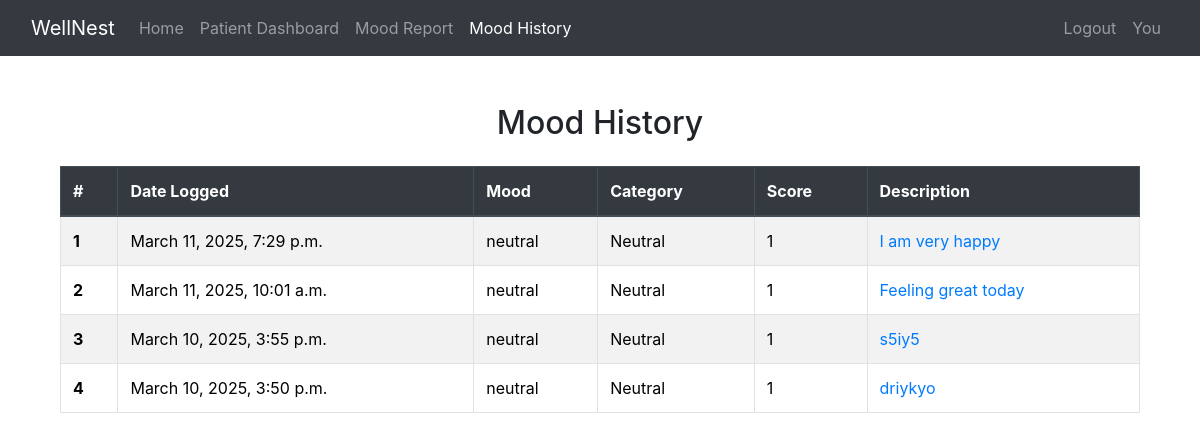
/mood_history/ (signed in), run on an earlier commit of the app's database.
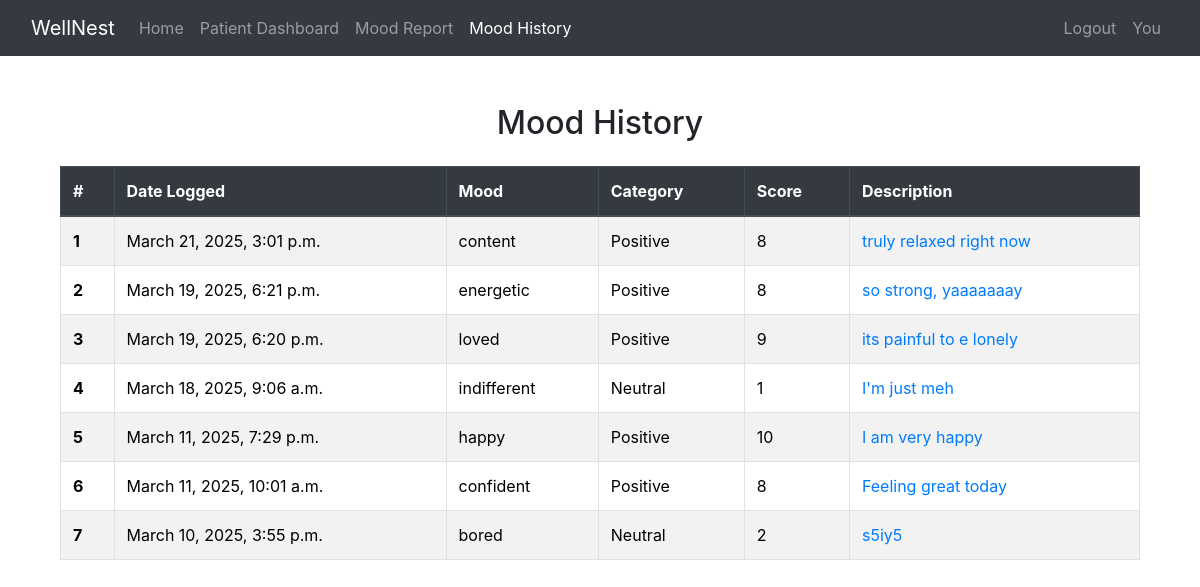
And on a later commit of the database.
### website/models.py (models this page shows, shortened)
class MoodEntry(models.Model):
    user = models.ForeignKey(User, on_delete=models.CASCADE)
    mood = models.CharField(max_length=50, choices=[(m[0], m[0]) for m in MOODS])
    category = models.CharField(max_length=10, choices=MOOD_CATEGORIES, default='Neutral')
    score = models.IntegerField(default = 1)
    description = models.TextField(blank=True, null=True)
    date_logged = models.DateTimeField(auto_now_add=True)

### website/views.py (the view)
# urls.py: path('mood_history/', views.mood_history, name='mood_history'),
@login_required
def mood_history(request):
    mood_entries = MoodEntry.objects.filter(user=request.user).order_by('-date_logged')
    mood_data = {
        "dates": [entry.date_logged.strftime('%Y-%m-%d') for entry in mood_entries],
        "scores": [entry.score for entry in mood_entries],
    }
    return render(request, 'mood_tracker/mood_history.html', {
        'mood_entries': mood_entries,  # Use 'mood_entries' to match the template
        'mood_data': json.dumps(mood_data)  # Send JSON data to the template
    })

### website/templates/mood_tracker/mood_history.html
{% extends 'base.html' %}
{% block content %}
<div class="container mt-4">
    <h2 class="text-center mb-4">Mood History</h2>
    <div class="table-responsive">
        <table class="table table-striped table-hover table-bordered">
            <thead class="thead-dark">
                <tr>
                    <th scope="col">#</th>
                    <th scope="col">Date Logged</th>
                    <th scope="col">Mood</th>
                    <th scope="col">Category</th>
                    <th scope="col">Score</th>
                    <th scope="col">Description</th>
                </tr>
            </thead>
            <tbody>
                {% for entry in mood_entries %}
                <tr>
                    <th scope="row">{{ forloop.counter }}</th>
                    <td>{{ entry.date_logged }}</td>
                    <td>{{ entry.mood }}</td>
                    <td>{{ entry.category }}</td>
                    <td>{{ entry.score }}</td>
                    <td>
                        <a href="{% url 'update_mood' entry.id %}" class="text-decoration-none text-primary">{{ entry.description }}</a>
                    </td>
                </tr>
                {% endfor %}
            </tbody>
        </table>
    </div>
</div>
{% endblock %}

### website/templates/base.html (shortened to what this page needs)
{%load static %}
<!DOCTYPE html>
<html lang="en">
<head>
    <link
      href="https://cdn.jsdelivr.net/npm/bootstrap@5.3.3/dist/css/bootstrap.min.css"
      rel="stylesheet"
    />
    <link href="https://stackpath.bootstrapcdn.com/bootstrap/4.5.2/css/bootstrap.min.css" rel="stylesheet">
    <link rel="stylesheet" href="{% static 'css/main.css' %}">
</head>
<body>
    {% include 'navbar.html' %}
    <div class="container">
      <br />
      {% block content %}
      {% endblock %}
    </div>
</body>
</html>

### website/templates/navbar.html (shortened to what this page needs)
<nav class="navbar navbar-expand-lg navbar-dark bg-dark sticky-top">
  <div class="container-fluid">
    <a class="navbar-brand" href="#">WellNest</a>
    <div class="collapse navbar-collapse" id="navbarSupportedContent">
      <ul class="navbar-nav me-auto mb-2 mb-lg-0">
        <li class="nav-item">
          <a class="nav-link {% if request.resolver_match.url_name == 'home' %}active{% endif %}" href="{% url 'home' %}">Home</a>
        </li>
        {% if user.is_authenticated %}
          {% if user.userprofile.role == "professional" %}
              <li class="nav-item">
                  <a class="nav-link {% if request.resolver_match.url_name == 'professional_dashboard' %}active{% endif %}" href="{% url 'professional_dashboard' %}">Professional Dashboard</a>
              </li>
              <li class="nav-item">
                <a class="nav-link {% if request.resolver_match.url_name == 'professional_profile' %}active{% endif %}" href="{% url 'professional_profile' %}">Professional Profile</a>
            </li>
          {% elif user.userprofile.role == "patient" %}
              <li class="nav-item">
                  <a class="nav-link {% if request.resolver_match.url_name == 'patient_dashboard' %}active{% endif %}" href="{% url 'patient_dashboard' %}">Patient Dashboard</a>
              </li>
              <li class="nav-item">
                <a class="nav-link {% if request.resolver_match.url_name == 'mood_report' %}active{% endif %}" href="{% url 'mood_report' %}">Mood Report</a>
            </li>
              <li class="nav-item">
                <a class="nav-link {% if request.resolver_match.url_name == 'mood_history' %}active{% endif %}" href="{% url 'mood_history' %}">Mood History</a>
            </li>
          {% endif %}
        {% endif %}
      </ul>
      <ul class="navbar-nav ms-auto">
        {% if user.is_authenticated %}
          <li class="nav-item">
              <a class="nav-link" href="{% url 'logout' %}">Logout</a>
          </li>
          <li class="nav-item">
              <a class="nav-link" href="{% url 'profile_view' %}">You</a>
          </li>
        {% endif %}
      </ul>
    </div>
  </div>
</nav>

What changed in the data, as far as the page shows it:
removed MoodEntry: date_logged "March 10, 2025, 3:50 p.m.", mood "neutral", category "Neutral", score "1", description "driykyo"
added MoodEntry: date_logged "March 21, 2025, 3:01 p.m.", mood "content", category "Positive", score "8", description "truly relaxed right now"
added MoodEntry: date_logged "March 19, 2025, 6:21 p.m.", mood "energetic", category "Positive", score "8", description "so strong, yaaaaaaay"
added MoodEntry: date_logged "March 19, 2025, 6:20 p.m.", mood "loved", category "Positive", score "9", description "its painful to e lonely"
added MoodEntry: date_logged "March 18, 2025, 9:06 a.m.", mood "indifferent", category "Neutral", score "1", description "I'm just meh"
changed MoodEntry "I am very happy": mood "neutral" → "happy"; category "Neutral" → "Positive"; score "1" → "10"
changed MoodEntry "Feeling great today": mood "neutral" → "confident"; category "Neutral" → "Positive"; score "1" → "8"
changed MoodEntry "s5iy5": mood "neutral" → "bored"; score "1" → "2"
